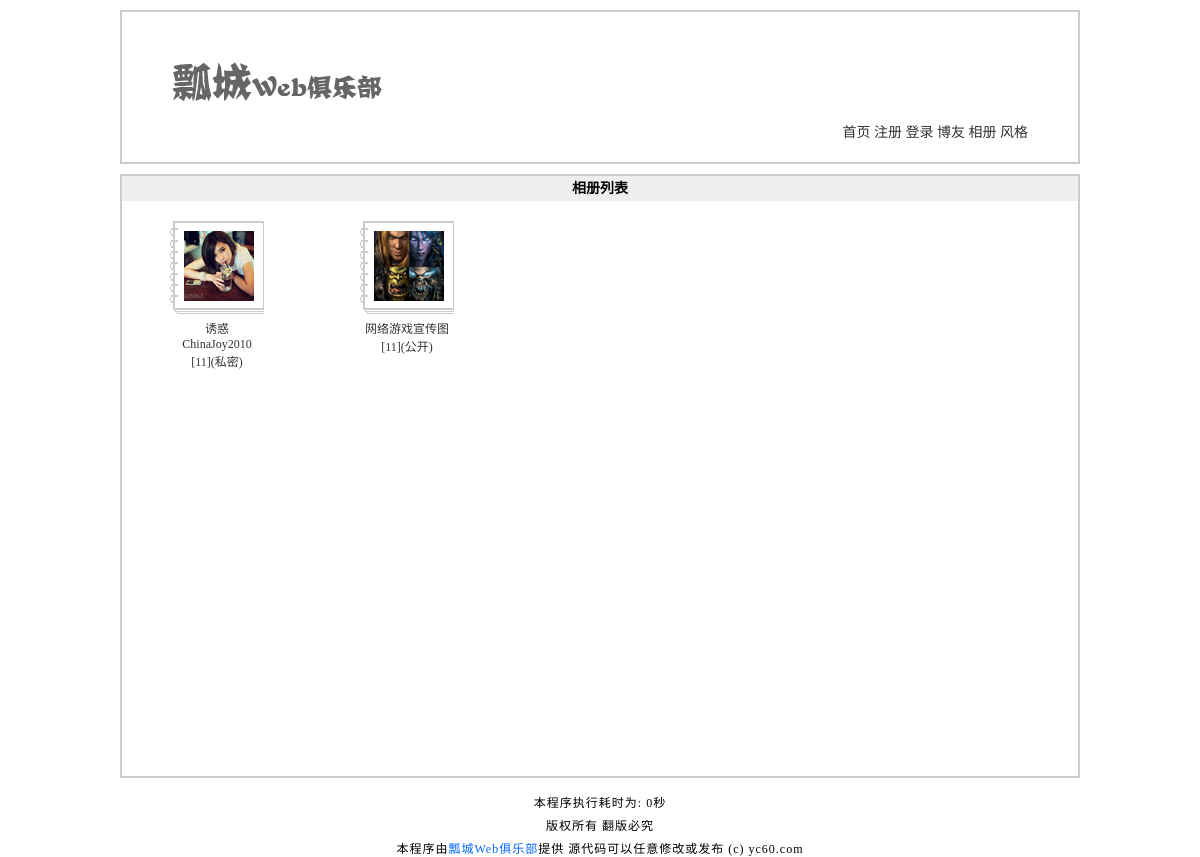
Page /photo.php on the committed database.
### tables this page shows
CREATE TABLE `tg_dir` (
  `tg_id` mediumint(8) unsigned NOT NULL auto_increment COMMENT '//ID',
  `tg_name` varchar(20) NOT NULL COMMENT '//相册目录名',
  `tg_type` tinyint(1) unsigned NOT NULL COMMENT '//相册的类型',
  `tg_password` char(40) default NULL COMMENT '//相册的密码',
  `tg_content` varchar(200) default NULL COMMENT '//相册的描述',
  `tg_face` varchar(200) default NULL COMMENT '//相册目录封面',
  `tg_dir` varchar(200) NOT NULL COMMENT '//相册的物理地址',
  `tg_date` datetime NOT NULL COMMENT '//相册创建的时间',
  PRIMARY KEY  (`tg_id`)
);

### includes/global.func.php (called while the page is built, shortened)
<?php
function _html($_string) {
	if (is_array($_string)) {
		foreach ($_string as $_key => $_value) {
			$_string[$_key] = _html($_value);
		}
	} else {
		$_string = htmlspecialchars($_string);
	}
	return $_string;
}
function _page($_sql,$_size) {
	global $_page,$_pagesize,$_pagenum,$_pageabsolute,$_num;
	if (isset($_GET['page'])) {
		$_page = $_GET['page'];
		if (empty($_page) || $_page <= 0 || !is_numeric($_page)) {
			$_page = 1;
		} else {
			$_page = intval($_page);
		}
	} else {
		$_page = 1;
	}
	$_pagesize = $_size;
	$_pagenum = ($_page - 1) * $_pagesize;
}
?>

### includes/mysql.func.php (called while the page is built, shortened)
<?php
function _query($_sql) {
	if (!$_result = mysql_query($_sql)) {
		exit('SQL执行失败'.mysql_error());
	}
	return $_result;
}
function _fetch_array($_sql) {
	return mysql_fetch_array(_query($_sql),MYSQL_ASSOC);
}
function _fetch_array_list($_result) {
	return mysql_fetch_array($_result,MYSQL_ASSOC);
}
?>

### includes/common.inc.php (called while the page is built, shortened)
<?php
require ROOT_PATH.'includes/global.func.php';
require ROOT_PATH.'includes/mysql.func.php';
if (!!$_rows = _fetch_array("SELECT
															tg_webname,
															tg_article,
															tg_blog,
															tg_photo,
															tg_skin,
															tg_string,
															tg_post,
															tg_re,
															tg_code,
															tg_register
												FROM
															tg_system
											 WHERE
															tg_id=1
												 LIMIT
															1"
)) {
	$_system = array();
	$_system['webname'] = $_rows['tg_webname'];
	$_system['article'] = $_rows['tg_article'];
	$_system['blog'] = $_rows['tg_blog'];
	$_system['photo'] = $_rows['tg_photo'];
	$_system['skin'] = $_rows['tg_skin'];
	$_system['post'] = $_rows['tg_post'];
	$_system['re'] = $_rows['tg_re'];
	$_system['code'] = $_rows['tg_code'];
	$_system['register'] = $_rows['tg_register'];
	$_system['string'] = $_rows['tg_string'];
	$_system = _html($_system);
	if (isset($_COOKIE['skin'])) {
		$_system['skin'] = $_COOKIE['skin'];
	}
} else {
	exit('系统表异常，请管理员检查！');
}
?>

### photo.php (the view, shortened to what this page needs)
<?php
require dirname(__FILE__).'/includes/common.inc.php';
global $_pagesize,$_pagenum,$_system;
$_result = _query("SELECT
												tg_id,tg_name,tg_type,tg_face
									FROM
												tg_dir
							ORDER BY
												tg_date DESC
									 LIMIT
												$_pagenum,$_pagesize
							");
?>
<!DOCTYPE html PUBLIC "-//W3C//DTD XHTML 1.0 Transitional//EN" "http://www.w3.org/TR/xhtml1/DTD/xhtml1-transitional.dtd">
<html xmlns="http://www.w3.org/1999/xhtml">
<head>
<?php
	require ROOT_PATH.'includes/title.inc.php';
?>
</head>
<body>
<?php
	require ROOT_PATH.'includes/header.inc.php';
?>
<div id="photo">
	<h2>相册列表</h2>
	<?php
		$_html = array();
		while (!!$_rows = _fetch_array_list($_result)) {
			$_html['id'] = $_rows['tg_id'];
			$_html['name'] = $_rows['tg_name'];
			$_html['type'] = $_rows['tg_type'];
			$_html['face'] = $_rows['tg_face'];
			$_html = _html($_html);
			if (empty($_html['type'])) {
				$_html['type_html'] = '(公开)';
			} else {
				$_html['type_html'] = '(私密)';
			}
			if (empty($_html['face'])) {
				$_html['face_html'] = '';
			} else {
				$_html['face_html'] = '<img src="'.$_html['face'].'" alt="'.$_html['tg_name'].'" />';
			}
			$_html['photo'] = _fetch_array("SELECT COUNT(*) AS count FROM tg_photo WHERE tg_sid={$_html['id']}");
		?>
	<dl>
		<dt><a href="photo_show.php?id=<?php echo $_html['id']?>"><?php echo $_html['face_html'];?></a></dt>
		<dd><a href="photo_show.php?id=<?php echo $_html['id']?>"><?php echo $_html['name']?> <?php echo '['.$_html['photo']['count'].']'.$_html['type_html'] ?></a></dd>
	</dl>
	<?php }?>
</div>
<?php
	require ROOT_PATH.'includes/footer.inc.php';
?>
</body>
</html>

### styles/1/basic.css (style rules this page uses)
* { padding:0; margin:0; }
body { width:960px; margin:0 auto; background:#fff; font-size:14px; }
h2 { font-size:14px; background:#eee; height:25px; line-height:25px; text-indent:10px; }

### styles/1/photo.css (style rules this page uses)
#photo { width:auto; height:600px; border:2px solid #ccc; font-size:12px; }
#photo h2 { text-indent:0; text-align:center; }
#photo dl { width:150px; height:180px; margin:20px; float:left; }
#photo dl dt { width:94px; height:93px; background:url(../../images/photo.jpg) no-repeat; margin:0 auto; }
#photo dl dt img { display:block; padding:10px 0 0 14px; border:none; }
#photo dl dd { width:90px; text-align:center; margin:0 auto; padding:5px 0; }
#photo dl dd a { color:#333; text-decoration:none; }

### rows in the picture
tg_dir: tg_face (picture), tg_name "诱惑ChinaJoy2010", count "11", type_html "(私密)"
tg_dir: tg_face (picture), tg_name "网络游戏宣传图", count "11", type_html "(公开)"

### other values in the picture
_runtime() - START_TIME "0"
